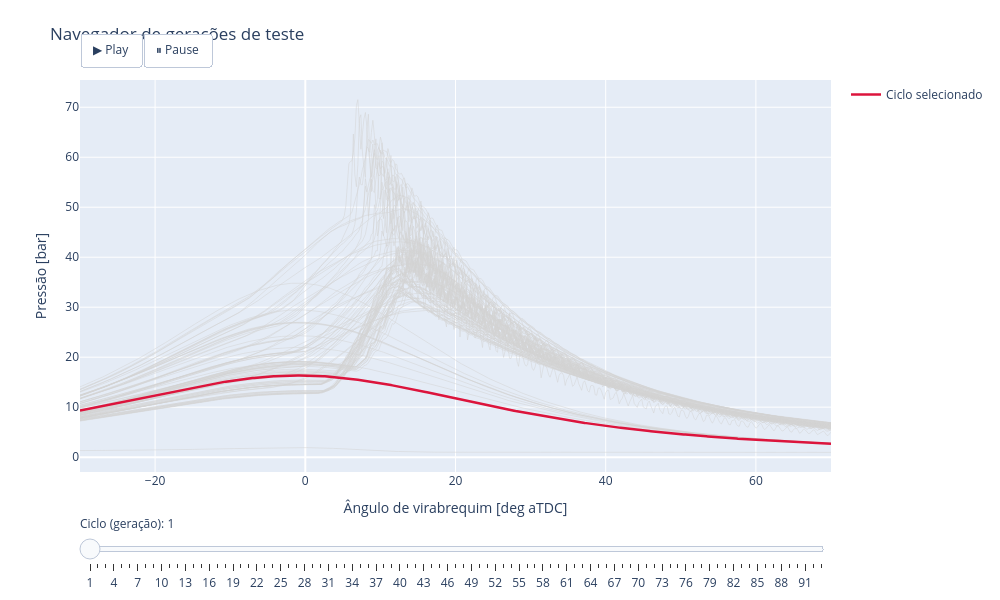

Here is the notebook cell this chart was saved with:
### Markdown cell above
## 2) Navegador de gerações de teste

Use o **slider** (ou o botão ▶ Play) para percorrer os ciclos um a um. O ciclo selecionado aparece em **vermelho** sobre o fundo esmaecido com todos os ciclos — assim dá para ver onde aquela geração se desvia das demais (ex.: detonação).

### Code cell
# Fundo: todos os ciclos esmaecidos
bg = [go.Scatter(x=crank, y=P[:, j], mode='lines',
                 line=dict(color='lightgray', width=0.5),
                 hoverinfo='skip', showlegend=False)
      for j in range(n_cycles)]

# Traço destacado (ciclo selecionado) — inicia no ciclo 1
hi = go.Scatter(x=crank, y=P[:, 0], mode='lines',
                line=dict(color='crimson', width=2.5),
                name='Ciclo selecionado')

fig2d = go.Figure(data=bg + [hi])
hi_idx = len(bg)  # índice do traço que será atualizado pelo slider

# Um frame por ciclo: atualiza só o traço destacado
fig2d.frames = [
    go.Frame(name=str(c), traces=[hi_idx],
             data=[go.Scatter(x=crank, y=P[:, j])])
    for j, c in enumerate(cycles)
]

steps = [dict(method='animate', label=str(c),
              args=[[str(c)], dict(mode='immediate',
                                   frame=dict(duration=0, redraw=True),
                                   transition=dict(duration=0))])
         for c in cycles]

fig2d.update_layout(
    title='Navegador de gerações de teste',
    xaxis_title='Ângulo de virabrequim [deg aTDC]',
    yaxis_title='Pressão [bar]',
    sliders=[dict(active=0, currentvalue=dict(prefix='Ciclo (geração): '),
                  pad=dict(t=40), steps=steps)],
    updatemenus=[dict(type='buttons', direction='left', showactive=False,
                      x=0.0, y=1.12, xanchor='left', yanchor='top',
                      buttons=[
                          dict(label='▶ Play', method='animate',
                               args=[None, dict(frame=dict(duration=120, redraw=True),
                                                fromcurrent=True, transition=dict(duration=0))]),
                          dict(label='⏸ Pause', method='animate',
                               args=[[None], dict(mode='immediate',
                                                  frame=dict(duration=0, redraw=True))]),
                      ])],
    width=1000, height=600, margin=dict(t=80),
)
fig2d.show()

### Figure 1 — Plotly figure (JSON) as saved in the notebook; plotly's stock layout.template omitted (floating-point values rounded to 4 significant figures; data arrays with more than 128 entries replaced by an {"elided": "..."} marker saying what was removed)
{"data": [{"hoverinfo": "skip", "line": {"color": "lightgray", "width": 0.5}, "mode": "lines", "showlegend": false, "type": "scatter", "x": {"elided": "501 float values"}, "y": {"elided": "501 float values"}}, {"hoverinfo": "skip", "line": {"color": "lightgray", "width": 0.5}, "mode": "lines", "showlegend": false, "type": "scatter", "x": {"elided": "501 float values"}, "y": {"elided": "501 float values"}}, {"hoverinfo": "skip", "line": {"color": "lightgray", "width": 0.5}, "mode": "lines", "showlegend": false, "type": "scatter", "x": {"elided": "501 float values"}, "y": {"elided": "501 float values"}}, {"hoverinfo": "skip", "line": {"color": "lightgray", "width": 0.5}, "mode": "lines", "showlegend": false, "type": "scatter", "x": {"elided": "501 float values"}, "y": {"elided": "501 float values"}}, {"hoverinfo": "skip", "line": {"color": "lightgray", "width": 0.5}, "mode": "lines", "showlegend": false, "type": "scatter", "x": {"elided": "501 float values"}, "y": {"elided": "501 float values"}}, {"hoverinfo": "skip", "line": {"color": "lightgray", "width": 0.5}, "mode": "lines", "showlegend": false, "type": "scatter", "x": {"elided": "501 float values"}, "y": {"elided": "501 float values"}}, {"hoverinfo": "skip", "line": {"color": "lightgray", "width": 0.5}, "mode": "lines", "showlegend": false, "type": "scatter", "x": {"elided": "501 float values"}, "y": {"elided": "501 float values"}}, {"hoverinfo": "skip", "line": {"color": "lightgray", "width": 0.5}, "mode": "lines", "showlegend": false, "type": "scatter", "x": {"elided": "501 float values"}, "y": {"elided": "501 float values"}}, {"hoverinfo": "skip", "line": {"color": "lightgray", "width": 0.5}, "mode": "lines", "showlegend": false, "type": "scatter", "x": {"elided": "501 float values"}, "y": {"elided": "501 float values"}}, {"hoverinfo": "skip", "line": {"color": "lightgray", "width": 0.5}, "mode": "lines", "showlegend": false, "type": "scatter", "x": {"elided": "501 float values"}, "y": {"elided": "501 float values"}}, {"hoverinfo": "skip", "line": {"color": "lightgray", "width": 0.5}, "mode": "lines", "showlegend": false, "type": "scatter", "x": {"elided": "501 float values"}, "y": {"elided": "501 float values"}}, {"hoverinfo": "skip", "line": {"color": "lightgray", "width": 0.5}, "mode": "lines", "showlegend": false, "type": "scatter", "x": {"elided": "501 float values"}, "y": {"elided": "501 float values"}}, {"hoverinfo": "skip", "line": {"color": "lightgray", "width": 0.5}, "mode": "lines", "showlegend": false, "type": "scatter", "x": {"elided": "501 float values"}, "y": {"elided": "501 float values"}}, {"hoverinfo": "skip", "line": {"color": "lightgray", "width": 0.5}, "mode": "lines", "showlegend": false, "type": "scatter", "x": {"elided": "501 float values"}, "y": {"elided": "501 float values"}}, {"hoverinfo": "skip", "line": {"color": "lightgray", "width": 0.5}, "mode": "lines", "showlegend": false, "type": "scatter", "x": {"elided": "501 float values"}, "y": {"elided": "501 float values"}}, {"hoverinfo": "skip", "line": {"color": "lightgray", "width": 0.5}, "mode": "lines", "showlegend": false, "type": "scatter", "x": {"elided": "501 float values"}, "y": {"elided": "501 float values"}}, {"hoverinfo": "skip", "line": {"color": "lightgray", "width": 0.5}, "mode": "lines", "showlegend": false, "type": "scatter", "x": {"elided": "501 float values"}, "y": {"elided": "501 float values"}}, {"hoverinfo": "skip", "line": {"color": "lightgray", "width": 0.5}, "mode": "lines", "showlegend": false, "type": "scatter", "x": {"elided": "501 float values"}, "y": {"elided": "501 float values"}}, {"hoverinfo": "skip", "line": {"color": "lightgray", "width": 0.5}, "mode": "lines", "showlegend": false, "type": "scatter", "x": {"elided": "501 float values"}, "y": {"elided": "501 float values"}}, {"hoverinfo": "skip", "line": {"color": "lightgray", "width": 0.5}, "mode": "lines", "showlegend": false, "type": "scatter", "x": {"elided": "501 float values"}, "y": {"elided": "501 float values"}}, {"hoverinfo": "skip", "line": {"color": "lightgray", "width": 0.5}, "mode": "lines", "showlegend": false, "type": "scatter", "x": {"elided": "501 float values"}, "y": {"elided": "501 float values"}}, {"hoverinfo": "skip", "line": {"color": "lightgray", "width": 0.5}, "mode": "lines", "showlegend": false, "type": "scatter", "x": {"elided": "501 float values"}, "y": {"elided": "501 float values"}}, {"hoverinfo": "skip", "line": {"color": "lightgray", "width": 0.5}, "mode": "lines", "showlegend": false, "type": "scatter", "x": {"elided": "501 float values"}, "y": {"elided": "501 float values"}}, {"hoverinfo": "skip", "line": {"color": "lightgray", "width": 0.5}, "mode": "lines", "showlegend": false, "type": "scatter", "x": {"elided": "501 float values"}, "y": {"elided": "501 float values"}}, {"hoverinfo": "skip", "line": {"color": "lightgray", "width": 0.5}, "mode": "lines", "showlegend": false, "type": "scatter", "x": {"elided": "501 float values"}, "y": {"elided": "501 float values"}}, {"hoverinfo": "skip", "line": {"color": "lightgray", "width": 0.5}, "mode": "lines", "showlegend": false, "type": "scatter", "x": {"elided": "501 float values"}, "y": {"elided": "501 float values"}}, {"hoverinfo": "skip", "line": {"color": "lightgray", "width": 0.5}, "mode": "lines", "showlegend": false, "type": "scatter", "x": {"elided": "501 float values"}, "y": {"elided": "501 float values"}}, {"hoverinfo": "skip", "line": {"color": "lightgray", "width": 0.5}, "mode": "lines", "showlegend": false, "type": "scatter", "x": {"elided": "501 float values"}, "y": {"elided": "501 float values"}}, {"hoverinfo": "skip", "line": {"color": "lightgray", "width": 0.5}, "mode": "lines", "showlegend": false, "type": "scatter", "x": {"elided": "501 float values"}, "y": {"elided": "501 float values"}}, {"hoverinfo": "skip", "line": {"color": "lightgray", "width": 0.5}, "mode": "lines", "showlegend": false, "type": "scatter", "x": {"elided": "501 float values"}, "y": {"elided": "501 float values"}}, {"hoverinfo": "skip", "line": {"color": "lightgray", "width": 0.5}, "mode": "lines", "showlegend": false, "type": "scatter", "x": {"elided": "501 float values"}, "y": {"elided": "501 float values"}}, {"hoverinfo": "skip", "line": {"color": "lightgray", "width": 0.5}, "mode": "lines", "showlegend": false, "type": "scatter", "x": {"elided": "501 float values"}, "y": {"elided": "501 float values"}}, {"hoverinfo": "skip", "line": {"color": "lightgray", "width": 0.5}, "mode": "lines", "showlegend": false, "type": "scatter", "x": {"elided": "501 float values"}, "y": {"elided": "501 float values"}}, {"hoverinfo": "skip", "line": {"color": "lightgray", "width": 0.5}, "mode": "lines", "showlegend": false, "type": "scatter", "x": {"elided": "501 float values"}, "y": {"elided": "501 float values"}}, {"hoverinfo": "skip", "line": {"color": "lightgray", "width": 0.5}, "mode": "lines", "showlegend": false, "type": "scatter", "x": {"elided": "501 float values"}, "y": {"elided": "501 float values"}}, {"hoverinfo": "skip", "line": {"color": "lightgray", "width": 0.5}, "mode": "lines", "showlegend": false, "type": "scatter", "x": {"elided": "501 float values"}, "y": {"elided": "501 float values"}}, {"hoverinfo": "skip", "line": {"color": "lightgray", "width": 0.5}, "mode": "lines", "showlegend": false, "type": "scatter", "x": {"elided": "501 float values"}, "y": {"elided": "501 float values"}}, {"hoverinfo": "skip", "line": {"color": "lightgray", "width": 0.5}, "mode": "lines", "showlegend": false, "type": "scatter", "x": {"elided": "501 float values"}, "y": {"elided": "501 float values"}}, {"hoverinfo": "skip", "line": {"color": "lightgray", "width": 0.5}, "mode": "lines", "showlegend": false, "type": "scatter", "x": {"elided": "501 float values"}, "y": {"elided": "501 float values"}}, {"hoverinfo": "skip", "line": {"color": "lightgray", "width": 0.5}, "mode": "lines", "showlegend": false, "type": "scatter", "x": {"elided": "501 float values"}, "y": {"elided": "501 float values"}}, {"hoverinfo": "skip", "line": {"color": "lightgray", "width": 0.5}, "mode": "lines", "showlegend": false, "type": "scatter", "x": {"elided": "501 float values"}, "y": {"elided": "501 float values"}}, {"hoverinfo": "skip", "line": {"color": "lightgray", "width": 0.5}, "mode": "lines", "showlegend": false, "type": "scatter", "x": {"elided": "501 float values"}, "y": {"elided": "501 float values"}}, {"hoverinfo": "skip", "line": {"color": "lightgray", "width": 0.5}, "mode": "lines", "showlegend": false, "type": "scatter", "x": {"elided": "501 float values"}, "y": {"elided": "501 float values"}}, {"hoverinfo": "skip", "line": {"color": "lightgray", "width": 0.5}, "mode": "lines", "showlegend": false, "type": "scatter", "x": {"elided": "501 float values"}, "y": {"elided": "501 float values"}}, {"hoverinfo": "skip", "line": {"color": "lightgray", "width": 0.5}, "mode": "lines", "showlegend": false, "type": "scatter", "x": {"elided": "501 float values"}, "y": {"elided": "501 float values"}}, {"hoverinfo": "skip", "line": {"color": "lightgray", "width": 0.5}, "mode": "lines", "showlegend": false, "type": "scatter", "x": {"elided": "501 float values"}, "y": {"elided": "501 float values"}}, {"hoverinfo": "skip", "line": {"color": "lightgray", "width": 0.5}, "mode": "lines", "showlegend": false, "type": "scatter", "x": {"elided": "501 float values"}, "y": {"elided": "501 float values"}}, {"hoverinfo": "skip", "line": {"color": "lightgray", "width": 0.5}, "mode": "lines", "showlegend": false, "type": "scatter", "x": {"elided": "501 float values"}, "y": {"elided": "501 float values"}}, {"hoverinfo": "skip", "line": {"color": "lightgray", "width": 0.5}, "mode": "lines", "showlegend": false, "type": "scatter", "x": {"elided": "501 float values"}, "y": {"elided": "501 float values"}}, {"hoverinfo": "skip", "line": {"color": "lightgray", "width": 0.5}, "mode": "lines", "showlegend": false, "type": "scatter", "x": {"elided": "501 float values"}, "y": {"elided": "501 float values"}}, {"hoverinfo": "skip", "line": {"color": "lightgray", "width": 0.5}, "mode": "lines", "showlegend": false, "type": "scatter", "x": {"elided": "501 float values"}, "y": {"elided": "501 float values"}}, {"hoverinfo": "skip", "line": {"color": "lightgray", "width": 0.5}, "mode": "lines", "showlegend": false, "type": "scatter", "x": {"elided": "501 float values"}, "y": {"elided": "501 float values"}}, {"hoverinfo": "skip", "line": {"color": "lightgray", "width": 0.5}, "mode": "lines", "showlegend": false, "type": "scatter", "x": {"elided": "501 float values"}, "y": {"elided": "501 float values"}}, {"hoverinfo": "skip", "line": {"color": "lightgray", "width": 0.5}, "mode": "lines", "showlegend": false, "type": "scatter", "x": {"elided": "501 float values"}, "y": {"elided": "501 float values"}}, {"hoverinfo": "skip", "line": {"color": "lightgray", "width": 0.5}, "mode": "lines", "showlegend": false, "type": "scatter", "x": {"elided": "501 float values"}, "y": {"elided": "501 float values"}}, {"hoverinfo": "skip", "line": {"color": "lightgray", "width": 0.5}, "mode": "lines", "showlegend": false, "type": "scatter", "x": {"elided": "501 float values"}, "y": {"elided": "501 float values"}}, {"hoverinfo": "skip", "line": {"color": "lightgray", "width": 0.5}, "mode": "lines", "showlegend": false, "type": "scatter", "x": {"elided": "501 float values"}, "y": {"elided": "501 float values"}}, {"hoverinfo": "skip", "line": {"color": "lightgray", "width": 0.5}, "mode": "lines", "showlegend": false, "type": "scatter", "x": {"elided": "501 float values"}, "y": {"elided": "501 float values"}}, {"hoverinfo": "skip", "line": {"color": "lightgray", "width": 0.5}, "mode": "lines", "showlegend": false, "type": "scatter", "x": {"elided": "501 float values"}, "y": {"elided": "501 float values"}}, {"hoverinfo": "skip", "line": {"color": "lightgray", "width": 0.5}, "mode": "lines", "showlegend": false, "type": "scatter", "x": {"elided": "501 float values"}, "y": {"elided": "501 float values"}}, {"hoverinfo": "skip", "line": {"color": "lightgray", "width": 0.5}, "mode": "lines", "showlegend": false, "type": "scatter", "x": {"elided": "501 float values"}, "y": {"elided": "501 float values"}}, {"hoverinfo": "skip", "line": {"color": "lightgray", "width": 0.5}, "mode": "lines", "showlegend": false, "type": "scatter", "x": {"elided": "501 float values"}, "y": {"elided": "501 float values"}}, {"hoverinfo": "skip", "line": {"color": "lightgray", "width": 0.5}, "mode": "lines", "showlegend": false, "type": "scatter", "x": {"elided": "501 float values"}, "y": {"elided": "501 float values"}}, {"hoverinfo": "skip", "line": {"color": "lightgray", "width": 0.5}, "mode": "lines", "showlegend": false, "type": "scatter", "x": {"elided": "501 float values"}, "y": {"elided": "501 float values"}}, {"hoverinfo": "skip", "line": {"color": "lightgray", "width": 0.5}, "mode": "lines", "showlegend": false, "type": "scatter", "x": {"elided": "501 float values"}, "y": {"elided": "501 float values"}}, {"hoverinfo": "skip", "line": {"color": "lightgray", "width": 0.5}, "mode": "lines", "showlegend": false, "type": "scatter", "x": {"elided": "501 float values"}, "y": {"elided": "501 float values"}}, {"hoverinfo": "skip", "line": {"color": "lightgray", "width": 0.5}, "mode": "lines", "showlegend": false, "type": "scatter", "x": {"elided": "501 float values"}, "y": {"elided": "501 float values"}}, {"hoverinfo": "skip", "line": {"color": "lightgray", "width": 0.5}, "mode": "lines", "showlegend": false, "type": "scatter", "x": {"elided": "501 float values"}, "y": {"elided": "501 float values"}}, {"hoverinfo": "skip", "line": {"color": "lightgray", "width": 0.5}, "mode": "lines", "showlegend": false, "type": "scatter", "x": {"elided": "501 float values"}, "y": {"elided": "501 float values"}}, {"hoverinfo": "skip", "line": {"color": "lightgray", "width": 0.5}, "mode": "lines", "showlegend": false, "type": "scatter", "x": {"elided": "501 float values"}, "y": {"elided": "501 float values"}}, {"hoverinfo": "skip", "line": {"color": "lightgray", "width": 0.5}, "mode": "lines", "showlegend": false, "type": "scatter", "x": {"elided": "501 float values"}, "y": {"elided": "501 float values"}}, {"hoverinfo": "skip", "line": {"color": "lightgray", "width": 0.5}, "mode": "lines", "showlegend": false, "type": "scatter", "x": {"elided": "501 float values"}, "y": {"elided": "501 float values"}}, {"hoverinfo": "skip", "line": {"color": "lightgray", "width": 0.5}, "mode": "lines", "showlegend": false, "type": "scatter", "x": {"elided": "501 float values"}, "y": {"elided": "501 float values"}}, {"hoverinfo": "skip", "line": {"color": "lightgray", "width": 0.5}, "mode": "lines", "showlegend": false, "type": "scatter", "x": {"elided": "501 float values"}, "y": {"elided": "501 float values"}}, {"hoverinfo": "skip", "line": {"color": "lightgray", "width": 0.5}, "mode": "lines", "showlegend": false, "type": "scatter", "x": {"elided": "501 float values"}, "y": {"elided": "501 float values"}}, {"hoverinfo": "skip", "line": {"color": "lightgray", "width": 0.5}, "mode": "lines", "showlegend": false, "type": "scatter", "x": {"elided": "501 float values"}, "y": {"elided": "501 float values"}}, {"hoverinfo": "skip", "line": {"color": "lightgray", "width": 0.5}, "mode": "lines", "showlegend": false, "type": "scatter", "x": {"elided": "501 float values"}, "y": {"elided": "501 float values"}}, {"hoverinfo": "skip", "line": {"color": "lightgray", "width": 0.5}, "mode": "lines", "showlegend": false, "type": "scatter", "x": {"elided": "501 float values"}, "y": {"elided": "501 float values"}}, {"hoverinfo": "skip", "line": {"color": "lightgray", "width": 0.5}, "mode": "lines", "showlegend": false, "type": "scatter", "x": {"elided": "501 float values"}, "y": {"elided": "501 float values"}}, {"hoverinfo": "skip", "line": {"color": "lightgray", "width": 0.5}, "mode": "lines", "showlegend": false, "type": "scatter", "x": {"elided": "501 float values"}, "y": {"elided": "501 float values"}}, {"hoverinfo": "skip", "line": {"color": "lightgray", "width": 0.5}, "mode": "lines", "showlegend": false, "type": "scatter", "x": {"elided": "501 float values"}, "y": {"elided": "501 float values"}}, {"hoverinfo": "skip", "line": {"color": "lightgray", "width": 0.5}, "mode": "lines", "showlegend": false, "type": "scatter", "x": {"elided": "501 float values"}, "y": {"elided": "501 float values"}}, {"hoverinfo": "skip", "line": {"color": "lightgray", "width": 0.5}, "mode": "lines", "showlegend": false, "type": "scatter", "x": {"elided": "501 float values"}, "y": {"elided": "501 float values"}}, {"hoverinfo": "skip", "line": {"color": "lightgray", "width": 0.5}, "mode": "lines", "showlegend": false, "type": "scatter", "x": {"elided": "501 float values"}, "y": {"elided": "501 float values"}}, {"hoverinfo": "skip", "line": {"color": "lightgray", "width": 0.5}, "mode": "lines", "showlegend": false, "type": "scatter", "x": {"elided": "501 float values"}, "y": {"elided": "501 float values"}}, {"hoverinfo": "skip", "line": {"color": "lightgray", "width": 0.5}, "mode": "lines", "showlegend": false, "type": "scatter", "x": {"elided": "501 float values"}, "y": {"elided": "501 float values"}}, {"hoverinfo": "skip", "line": {"color": "lightgray", "width": 0.5}, "mode": "lines", "showlegend": false, "type": "scatter", "x": {"elided": "501 float values"}, "y": {"elided": "501 float values"}}, {"hoverinfo": "skip", "line": {"color": "lightgray", "width": 0.5}, "mode": "lines", "showlegend": false, "type": "scatter", "x": {"elided": "501 float values"}, "y": {"elided": "501 float values"}}, {"hoverinfo": "skip", "line": {"color": "lightgray", "width": 0.5}, "mode": "lines", "showlegend": false, "type": "scatter", "x": {"elided": "501 float values"}, "y": {"elided": "501 float values"}}, {"hoverinfo": "skip", "line": {"color": "lightgray", "width": 0.5}, "mode": "lines", "showlegend": false, "type": "scatter", "x": {"elided": "501 float values"}, "y": {"elided": "501 float values"}}, {"hoverinfo": "skip", "line": {"color": "lightgray", "width": 0.5}, "mode": "lines", "showlegend": false, "type": "scatter", "x": {"elided": "501 float values"}, "y": {"elided": "501 float values"}}, {"hoverinfo": "skip", "line": {"color": "lightgray", "width": 0.5}, "mode": "lines", "showlegend": false, "type": "scatter", "x": {"elided": "501 float values"}, "y": {"elided": "501 float values"}}, {"hoverinfo": "skip", "line": {"color": "lightgray", "width": 0.5}, "mode": "lines", "showlegend": false, "type": "scatter", "x": {"elided": "501 float values"}, "y": {"elided": "501 float values"}}, {"line": {"color": "crimson", "width": 2.5}, "mode": "lines", "name": "Ciclo selecionado", "type": "scatter", "x": {"elided": "501 float values"}, "y": {"elided": "501 float values"}}], "layout": {"height": 600, "margin": {"t": 80}, "sliders": [{"active": 0, "currentvalue": {"prefix": "Ciclo (geração): "}, "pad": {"t": 40}, "steps": [{"args": [["1"], {"frame": {"duration": 0, "redraw": true}, "mode": "immediate", "transition": {"duration": 0}}], "label": "1", "method": "animate"}, {"args": [["2"], {"frame": {"duration": 0, "redraw": true}, "mode": "immediate", "transition": {"duration": 0}}], "label": "2", "method": "animate"}, {"args": [["3"], {"frame": {"duration": 0, "redraw": true}, "mode": "immediate", "transition": {"duration": 0}}], "label": "3", "method": "animate"}, {"args": [["4"], {"frame": {"duration": 0, "redraw": true}, "mode": "immediate", "transition": {"duration": 0}}], "label": "4", "method": "animate"}, {"args": [["5"], {"frame": {"duration": 0, "redraw": true}, "mode": "immediate", "transition": {"duration": 0}}], "label": "5", "method": "animate"}, {"args": [["6"], {"frame": {"duration": 0, "redraw": true}, "mode": "immediate", "transition": {"duration": 0}}], "label": "6", "method": "animate"}, {"args": [["7"], {"frame": {"duration": 0, "redraw": true}, "mode": "immediate", "transition": {"duration": 0}}], "label": "7", "method": "animate"}, {"args": [["8"], {"frame": {"duration": 0, "redraw": true}, "mode": "immediate", "transition": {"duration": 0}}], "label": "8", "method": "animate"}, {"args": [["9"], {"frame": {"duration": 0, "redraw": true}, "mode": "immediate", "transition": {"duration": 0}}], "label": "9", "method": "animate"}, {"args": [["10"], {"frame": {"duration": 0, "redraw": true}, "mode": "immediate", "transition": {"duration": 0}}], "label": "10", "method": "animate"}, {"args": [["11"], {"frame": {"duration": 0, "redraw": true}, "mode": "immediate", "transition": {"duration": 0}}], "label": "11", "method": "animate"}, {"args": [["12"], {"frame": {"duration": 0, "redraw": true}, "mode": "immediate", "transition": {"duration": 0}}], "label": "12", "method": "animate"}, {"args": [["13"], {"frame": {"duration": 0, "redraw": true}, "mode": "immediate", "transition": {"duration": 0}}], "label": "13", "method": "animate"}, {"args": [["14"], {"frame": {"duration": 0, "redraw": true}, "mode": "immediate", "transition": {"duration": 0}}], "label": "14", "method": "animate"}, {"args": [["15"], {"frame": {"duration": 0, "redraw": true}, "mode": "immediate", "transition": {"duration": 0}}], "label": "15", "method": "animate"}, {"args": [["16"], {"frame": {"duration": 0, "redraw": true}, "mode": "immediate", "transition": {"duration": 0}}], "label": "16", "method": "animate"}, {"args": [["17"], {"frame": {"duration": 0, "redraw": true}, "mode": "immediate", "transition": {"duration": 0}}], "label": "17", "method": "animate"}, {"args": [["18"], {"frame": {"duration": 0, "redraw": true}, "mode": "immediate", "transition": {"duration": 0}}], "label": "18", "method": "animate"}, {"args": [["19"], {"frame": {"duration": 0, "redraw": true}, "mode": "immediate", "transition": {"duration": 0}}], "label": "19", "method": "animate"}, {"args": [["20"], {"frame": {"duration": 0, "redraw": true}, "mode": "immediate", "transition": {"duration": 0}}], "label": "20", "method": "animate"}, {"args": [["21"], {"frame": {"duration": 0, "redraw": true}, "mode": "immediate", "transition": {"duration": 0}}], "label": "21", "method": "animate"}, {"args": [["22"], {"frame": {"duration": 0, "redraw": true}, "mode": "immediate", "transition": {"duration": 0}}], "label": "22", "method": "animate"}, {"args": [["23"], {"frame": {"duration": 0, "redraw": true}, "mode": "immediate", "transition": {"duration": 0}}], "label": "23", "method": "animate"}, {"args": [["24"], {"frame": {"duration": 0, "redraw": true}, "mode": "immediate", "transition": {"duration": 0}}], "label": "24", "method": "animate"}, {"args": [["25"], {"frame": {"duration": 0, "redraw": true}, "mode": "immediate", "transition": {"duration": 0}}], "label": "25", "method": "animate"}, {"args": [["26"], {"frame": {"duration": 0, "redraw": true}, "mode": "immediate", "transition": {"duration": 0}}], "label": "26", "method": "animate"}, {"args": [["27"], {"frame": {"duration": 0, "redraw": true}, "mode": "immediate", "transition": {"duration": 0}}], "label": "27", "method": "animate"}, {"args": [["28"], {"frame": {"duration": 0, "redraw": true}, "mode": "immediate", "transition": {"duration": 0}}], "label": "28", "method": "animate"}, {"args": [["29"], {"frame": {"duration": 0, "redraw": true}, "mode": "immediate", "transition": {"duration": 0}}], "label": "29", "method": "animate"}, {"args": [["30"], {"frame": {"duration": 0, "redraw": true}, "mode": "immediate", "transition": {"duration": 0}}], "label": "30", "method": "animate"}, {"args": [["31"], {"frame": {"duration": 0, "redraw": true}, "mode": "immediate", "transition": {"duration": 0}}], "label": "31", "method": "animate"}, {"args": [["32"], {"frame": {"duration": 0, "redraw": true}, "mode": "immediate", "transition": {"duration": 0}}], "label": "32", "method": "animate"}, {"args": [["33"], {"frame": {"duration": 0, "redraw": true}, "mode": "immediate", "transition": {"duration": 0}}], "label": "33", "method": "animate"}, {"args": [["34"], {"frame": {"duration": 0, "redraw": true}, "mode": "immediate", "transition": {"duration": 0}}], "label": "34", "method": "animate"}, {"args": [["35"], {"frame": {"duration": 0, "redraw": true}, "mode": "immediate", "transition": {"duration": 0}}], "label": "35", "method": "animate"}, {"args": [["36"], {"frame": {"duration": 0, "redraw": true}, "mode": "immediate", "transition": {"duration": 0}}], "label": "36", "method": "animate"}, {"args": [["37"], {"frame": {"duration": 0, "redraw": true}, "mode": "immediate", "transition": {"duration": 0}}], "label": "37", "method": "animate"}, {"args": [["38"], {"frame": {"duration": 0, "redraw": true}, "mode": "immediate", "transition": {"duration": 0}}], "label": "38", "method": "animate"}, {"args": [["39"], {"frame": {"duration": 0, "redraw": true}, "mode": "immediate", "transition": {"duration": 0}}], "label": "39", "method": "animate"}, {"args": [["40"], {"frame": {"duration": 0, "redraw": true}, "mode": "immediate", "transition": {"duration": 0}}], "label": "40", "method": "animate"}, {"args": [["41"], {"frame": {"duration": 0, "redraw": true}, "mode": "immediate", "transition": {"duration": 0}}], "label": "41", "method": "animate"}, {"args": [["42"], {"frame": {"duration": 0, "redraw": true}, "mode": "immediate", "transition": {"duration": 0}}], "label": "42", "method": "animate"}, {"args": [["43"], {"frame": {"duration": 0, "redraw": true}, "mode": "immediate", "transition": {"duration": 0}}], "label": "43", "method": "animate"}, {"args": [["44"], {"frame": {"duration": 0, "redraw": true}, "mode": "immediate", "transition": {"duration": 0}}], "label": "44", "method": "animate"}, {"args": [["45"], {"frame": {"duration": 0, "redraw": true}, "mode": "immediate", "transition": {"duration": 0}}], "label": "45", "method": "animate"}, {"args": [["46"], {"frame": {"duration": 0, "redraw": true}, "mode": "immediate", "transition": {"duration": 0}}], "label": "46", "method": "animate"}, {"args": [["47"], {"frame": {"duration": 0, "redraw": true}, "mode": "immediate", "transition": {"duration": 0}}], "label": "47", "method": "animate"}, {"args": [["48"], {"frame": {"duration": 0, "redraw": true}, "mode": "immediate", "transition": {"duration": 0}}], "label": "48", "method": "animate"}, {"args": [["49"], {"frame": {"duration": 0, "redraw": true}, "mode": "immediate", "transition": {"duration": 0}}], "label": "49", "method": "animate"}, {"args": [["50"], {"frame": {"duration": 0, "redraw": true}, "mode": "immediate", "transition": {"duration": 0}}], "label": "50", "method": "animate"}, {"args": [["51"], {"frame": {"duration": 0, "redraw": true}, "mode": "immediate", "transition": {"duration": 0}}], "label": "51", "method": "animate"}, {"args": [["52"], {"frame": {"duration": 0, "redraw": true}, "mode": "immediate", "transition": {"duration": 0}}], "label": "52", "method": "animate"}, {"args": [["53"], {"frame": {"duration": 0, "redraw": true}, "mode": "immediate", "transition": {"duration": 0}}], "label": "53", "method": "animate"}, {"args": [["54"], {"frame": {"duration": 0, "redraw": true}, "mode": "immediate", "transition": {"duration": 0}}], "label": "54", "method": "animate"}, {"args": [["55"], {"frame": {"duration": 0, "redraw": true}, "mode": "immediate", "transition": {"duration": 0}}], "label": "55", "method": "animate"}, {"args": [["56"], {"frame": {"duration": 0, "redraw": true}, "mode": "immediate", "transition": {"duration": 0}}], "label": "56", "method": "animate"}, {"args": [["57"], {"frame": {"duration": 0, "redraw": true}, "mode": "immediate", "transition": {"duration": 0}}], "label": "57", "method": "animate"}, {"args": [["58"], {"frame": {"duration": 0, "redraw": true}, "mode": "immediate", "transition": {"duration": 0}}], "label": "58", "method": "animate"}, {"args": [["59"], {"frame": {"duration": 0, "redraw": true}, "mode": "immediate", "transition": {"duration": 0}}], "label": "59", "method": "animate"}, {"args": [["60"], {"frame": {"duration": 0, "redraw": true}, "mode": "immediate", "transition": {"duration": 0}}], "label": "60", "method": "animate"}, {"args": [["61"], {"frame": {"duration": 0, "redraw": true}, "mode": "immediate", "transition": {"duration": 0}}], "label": "61", "method": "animate"}, {"args": [["62"], {"frame": {"duration": 0, "redraw": true}, "mode": "immediate", "transition": {"duration": 0}}], "label": "62", "method": "animate"}, {"args": [["63"], {"frame": {"duration": 0, "redraw": true}, "mode": "immediate", "transition": {"duration": 0}}], "label": "63", "method": "animate"}, {"args": [["64"], {"frame": {"duration": 0, "redraw": true}, "mode": "immediate", "transition": {"duration": 0}}], "label": "64", "method": "animate"}, {"args": [["65"], {"frame": {"duration": 0, "redraw": true}, "mode": "immediate", "transition": {"duration": 0}}], "label": "65", "method": "animate"}, {"args": [["66"], {"frame": {"duration": 0, "redraw": true}, "mode": "immediate", "transition": {"duration": 0}}], "label": "66", "method": "animate"}, {"args": [["67"], {"frame": {"duration": 0, "redraw": true}, "mode": "immediate", "transition": {"duration": 0}}], "label": "67", "method": "animate"}, {"args": [["68"], {"frame": {"duration": 0, "redraw": true}, "mode": "immediate", "transition": {"duration": 0}}], "label": "68", "method": "animate"}, {"args": [["69"], {"frame": {"duration": 0, "redraw": true}, "mode": "immediate", "transition": {"duration": 0}}], "label": "69", "method": "animate"}, {"args": [["70"], {"frame": {"duration": 0, "redraw": true}, "mode": "immediate", "transition": {"duration": 0}}], "label": "70", "method": "animate"}, {"args": [["71"], {"frame": {"duration": 0, "redraw": true}, "mode": "immediate", "transition": {"duration": 0}}], "label": "71", "method": "animate"}, {"args": [["72"], {"frame": {"duration": 0, "redraw": true}, "mode": "immediate", "transition": {"duration": 0}}], "label": "72", "method": "animate"}, {"args": [["73"], {"frame": {"duration": 0, "redraw": true}, "mode": "immediate", "transition": {"duration": 0}}], "label": "73", "method": "animate"}, {"args": [["74"], {"frame": {"duration": 0, "redraw": true}, "mode": "immediate", "transition": {"duration": 0}}], "label": "74", "method": "animate"}, {"args": [["75"], {"frame": {"duration": 0, "redraw": true}, "mode": "immediate", "transition": {"duration": 0}}], "label": "75", "method": "animate"}, {"args": [["76"], {"frame": {"duration": 0, "redraw": true}, "mode": "immediate", "transition": {"duration": 0}}], "label": "76", "method": "animate"}, {"args": [["77"], {"frame": {"duration": 0, "redraw": true}, "mode": "immediate", "transition": {"duration": 0}}], "label": "77", "method": "animate"}, {"args": [["78"], {"frame": {"duration": 0, "redraw": true}, "mode": "immediate", "transition": {"duration": 0}}], "label": "78", "method": "animate"}, {"args": [["79"], {"frame": {"duration": 0, "redraw": true}, "mode": "immediate", "transition": {"duration": 0}}], "label": "79", "method": "animate"}, {"args": [["80"], {"frame": {"duration": 0, "redraw": true}, "mode": "immediate", "transition": {"duration": 0}}], "label": "80", "method": "animate"}, {"args": [["81"], {"frame": {"duration": 0, "redraw": true}, "mode": "immediate", "transition": {"duration": 0}}], "label": "81", "method": "animate"}, {"args": [["82"], {"frame": {"duration": 0, "redraw": true}, "mode": "immediate", "transition": {"duration": 0}}], "label": "82", "method": "animate"}, {"args": [["83"], {"frame": {"duration": 0, "redraw": true}, "mode": "immediate", "transition": {"duration": 0}}], "label": "83", "method": "animate"}, {"args": [["84"], {"frame": {"duration": 0, "redraw": true}, "mode": "immediate", "transition": {"duration": 0}}], "label": "84", "method": "animate"}, {"args": [["85"], {"frame": {"duration": 0, "redraw": true}, "mode": "immediate", "transition": {"duration": 0}}], "label": "85", "method": "animate"}, {"args": [["86"], {"frame": {"duration": 0, "redraw": true}, "mode": "immediate", "transition": {"duration": 0}}], "label": "86", "method": "animate"}, {"args": [["87"], {"frame": {"duration": 0, "redraw": true}, "mode": "immediate", "transition": {"duration": 0}}], "label": "87", "method": "animate"}, {"args": [["88"], {"frame": {"duration": 0, "redraw": true}, "mode": "immediate", "transition": {"duration": 0}}], "label": "88", "method": "animate"}, {"args": [["89"], {"frame": {"duration": 0, "redraw": true}, "mode": "immediate", "transition": {"duration": 0}}], "label": "89", "method": "animate"}, {"args": [["90"], {"frame": {"duration": 0, "redraw": true}, "mode": "immediate", "transition": {"duration": 0}}], "label": "90", "method": "animate"}, {"args": [["91"], {"frame": {"duration": 0, "redraw": true}, "mode": "immediate", "transition": {"duration": 0}}], "label": "91", "method": "animate"}, {"args": [["92"], {"frame": {"duration": 0, "redraw": true}, "mode": "immediate", "transition": {"duration": 0}}], "label": "92", "method": "animate"}, {"args": [["93"], {"frame": {"duration": 0, "redraw": true}, "mode": "immediate", "transition": {"duration": 0}}], "label": "93", "method": "animate"}]}], "title": {"text": "Navegador de gerações de teste"}, "updatemenus": [{"buttons": [{"args": [null, {"frame": {"duration": 120, "redraw": true}, "fromcurrent": true, "transition": {"duration": 0}}], "label": "▶ Play", "method": "animate"}, {"args": [[null], {"frame": {"duration": 0, "redraw": true}, "mode": "immediate"}], "label": "⏸ Pause", "method": "animate"}], "direction": "left", "showactive": false, "type": "buttons", "x": 0.0, "xanchor": "left", "y": 1.12, "yanchor": "top"}], "width": 1000, "xaxis": {"title": {"text": "Ângulo de virabrequim [deg aTDC]"}}, "yaxis": {"title": {"text": "Pressão [bar]"}}}}
